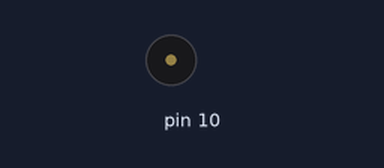
The sketch below on a simulated Arduino Uno, built with avr-gcc and run on an emulated ATmega328P. Parts: buzzer (waves = sounding).

Above: at 0.5 s.
At 7.4 s:
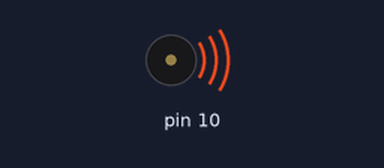
Timing chart, 0 to 8.7 s (numbered marks = the images above):
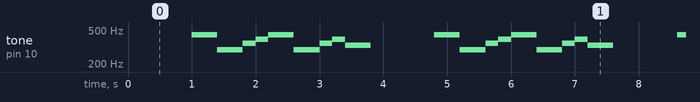

Measured:
- by itself, tone on pin 10: repeats every 3.8 s: 294 Hz 0.40 s, 349 Hz 0.20 s, 392 Hz 0.20 s, 440 Hz 0.40 s, 294 Hz 0.40 s, 349 Hz 0.20 s, 392 Hz 0.20 s, 330 Hz 0.40 s, silent 1.0 s, 440 Hz 0.40 s

The sketch:

buzzer_ativo_02.ino
```cpp
//JULIOBRAUN DESENVOLVIMENTO IOT
//BUZZER ATIVO ARDUINO
//GAME OF THRONES


void setup(){
  pinMode(10,OUTPUT);
}

void loop(){
  /*
  Frequência das notas:
  Dó - 262 Hz
  Ré - 294 Hz
  Mi - 330 Hz
  Fá - 349 Hz
  Sol - 392 Hz
  Lá - 440 Hz
  Si - 494 Hz
  #Dó - 528 Hz
  */
  delay(1000);
  int tempo = 400;
  tone(10,440,tempo); //LA
  delay(tempo);
  tone(10,294,tempo); //RE
  delay(tempo);
  tone(10,349,tempo/2); //FA
  delay(tempo/2);
  tone(10,392,tempo/2); //SOL
  delay(tempo/2);
  tone(10,440,tempo); //LA
  delay(tempo);
  tone(10,294,tempo); //RE
  delay(tempo);
  tone(10,349,tempo/2); //FA
  delay(tempo/2);
  tone(10,392,tempo/2); //SOL
  delay(tempo/2);
  tone(10,330,tempo); //MI
  delay(tempo);
}
```
